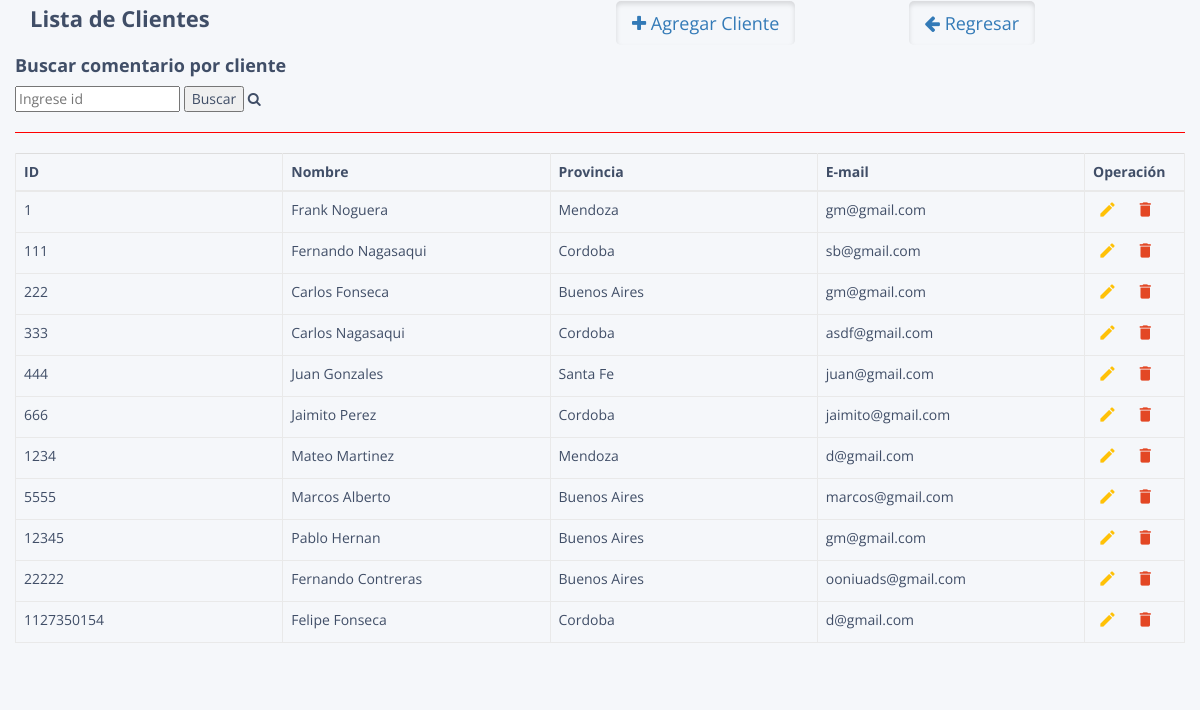
The page /clientes.php on the database its author committed.
### tables this page shows
CREATE TABLE `clientes` (
  `id` int(11) NOT NULL,
  `nombres` varchar(100) DEFAULT NULL,
  `apellidos` varchar(100) DEFAULT NULL,
  `telefono` varchar(15) DEFAULT NULL,
  `direccion` varchar(255) DEFAULT NULL,
  `provincia` varchar(255) DEFAULT NULL,
  `correo_electronico` varchar(64) DEFAULT NULL
);

### database.php (called while the page is built, shortened)
<?php
	class Database{
		private $con;
		private $dbhost="localhost";
		private $dbuser="root";
		private $dbpass="";
		private $dbname="clientecp";
		public function connect_db(){
			$this->con = mysqli_connect($this->dbhost, $this->dbuser, $this->dbpass, $this->dbname);
		}
		public function read(){
			$sql = 'SELECT * FROM clientes';
			$res = mysqli_query($this->con, $sql);
			return $res;
		}
	}
?>

### clientes.php (the view, shortened to what this page needs)
<!DOCTYPE html>
<html lang="en">
<head>
<link rel="stylesheet" href="https://maxcdn.bootstrapcdn.com/font-awesome/4.7.0/css/font-awesome.min.css">
<link rel="stylesheet" href="https://maxcdn.bootstrapcdn.com/bootstrap/3.3.7/css/bootstrap.min.css">
<link rel="stylesheet" href="css/custom.css">
</head>
<body>
    <div class="container">
            <div class="table-title">
                <div class="row">
                    <div class="col-sm-6"><h2><b>Lista de Clientes</b></h2></div>
                    <div class="col-sm-3">
                        <a href="create.php" class="btn btn-secondary btn-lg active"><i class="fa fa-plus"></i> Agregar Cliente</a>
                    </div>
                    <div class="col-sm-3">
                        <a href="home.php" class="btn btn-secondary btn-lg active"><i class="fa fa-arrow-left"></i> Regresar</a>
                    </div>
                </div>
                <div class="row">
                <h4><b>Buscar comentario por cliente</b></h4>
<form method="POST" action="search.php" method="get" onSubmit="return validarForm(this)">
 <input type="text" placeholder="Ingrese id" name="palabra">
 <input type="submit" value="Buscar" name="buscar"> <i class="fa fa-search"></i>
</form>
<hr style="border-color:red;">
            <table class="table table-bordered">
                <thead>
                    <tr>
                    <th>ID</th>
                        <th>Nombre</th>
                        <th>Provincia</th>
						<th>E-mail</th>
                        <th>Operación</th>
                    </tr>
                </thead>
				<?php
				include ('database.php');
				$clientes = new Database();
				$listado=$clientes->read();
				?>
                <tbody>
				<?php
					while ($row=mysqli_fetch_object($listado)){
						$id=$row->id;
						$nombres=$row->nombres." ".$row->apellidos;
                        $provincia=$row->provincia;
                        $email=$row->correo_electronico;
				?>
					<tr>
                    <td><?php echo $id;?></td>
                        <td><?php echo $nombres;?></td>
                        <td><?php echo $provincia;?></td>
						<td><?php echo $email;?></td>
                        <td>
						    <a href="update.php?id=<?php echo $id;?>" class="edit" title="Editar" data-toggle="tooltip"><i class="material-icons">&#xE254;</i></a>
                            <a href="delete.php?id=<?php echo $id;?>" class="delete" title="Eliminar" data-toggle="tooltip"><i class="material-icons">&#xE872;</i></a>
                        </td>
                    </tr>
				<?php
					}
				?>
                </tbody>
    </div>
</body>
</html>

### css/custom.css (style rules this page uses)
body { color: #404E67; background: #F5F7FA; font-family: 'Open Sans', sans-serif; }
.table-title { padding-bottom: 10px; margin: 0 0 10px; }
.table-title h2 { margin: 6px 0 0; font-size: 22px; }
table.table { table-layout: fixed; }
table.table tr th, table.table tr td { border-color: #e9e9e9; }
table.table th:last-child { width: 100px; }
table.table td a { cursor: pointer; display: inline-block; margin: 0 5px; min-width: 24px; }
table.table td a.edit { color: #FFC107; }
table.table td a.delete { color: #E34724; }
table.table td i { font-size: 19px; }

### rows shown on the page
clientes: id "1", nombres "Frank Noguera", provincia "Mendoza", correo_electronico "gm@gmail.com"
clientes: id "111", nombres "Fernando Nagasaqui", provincia "Cordoba", correo_electronico "sb@gmail.com"
clientes: id "222", nombres "Carlos Fonseca", provincia "Buenos Aires", correo_electronico "gm@gmail.com"
clientes: id "333", nombres "Carlos Nagasaqui", provincia "Cordoba", correo_electronico "asdf@gmail.com"
clientes: id "444", nombres "Juan Gonzales", provincia "Santa Fe", correo_electronico "juan@gmail.com"
clientes: id "666", nombres "Jaimito Perez", provincia "Cordoba", correo_electronico "jaimito@gmail.com"
clientes: id "1234", nombres "Mateo Martinez", provincia "Mendoza", correo_electronico "d@gmail.com"
clientes: id "5555", nombres "Marcos Alberto", provincia "Buenos Aires", correo_electronico "marcos@gmail.com"
clientes: id "12345", nombres "Pablo Hernan", provincia "Buenos Aires", correo_electronico "gm@gmail.com"
clientes: id "22222", nombres "Fernando Contreras", provincia "Buenos Aires", correo_electronico "ooniuads@gmail.com"
clientes: id "1127350154", nombres "Felipe Fonseca", provincia "Cordoba", correo_electronico "d@gmail.com"
